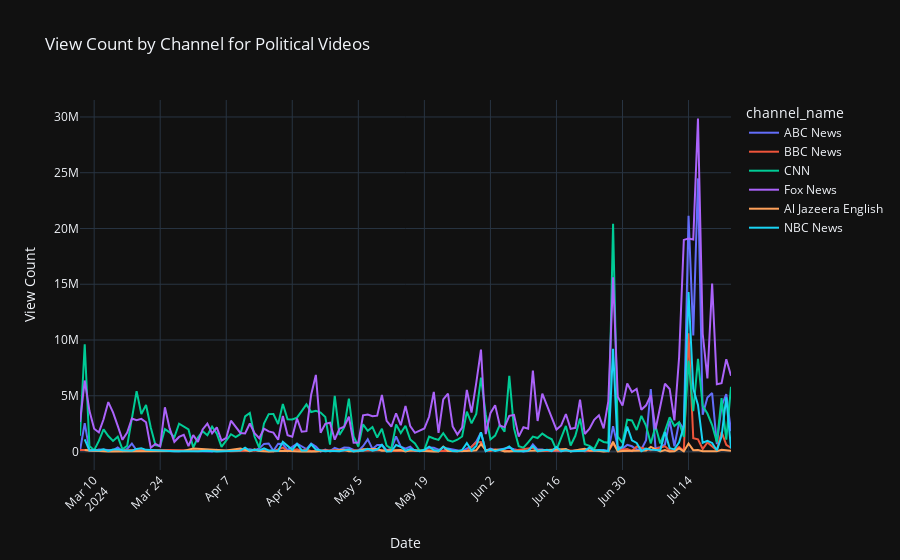

This figure's notebook cell:
### Code cell
# Plot View Count by Channel for Political Videos
fig_view_count = px.line(political_df.groupby(['Date', 'channel_name'])['view_count'].sum().reset_index(), 
                         x='Date', y='view_count', color='channel_name',
                         title='View Count by Channel for Political Videos')
fig_view_count.update_layout(xaxis_title='Date', yaxis_title='View Count', xaxis=dict(tickangle=-45))
fig_view_count.show()
